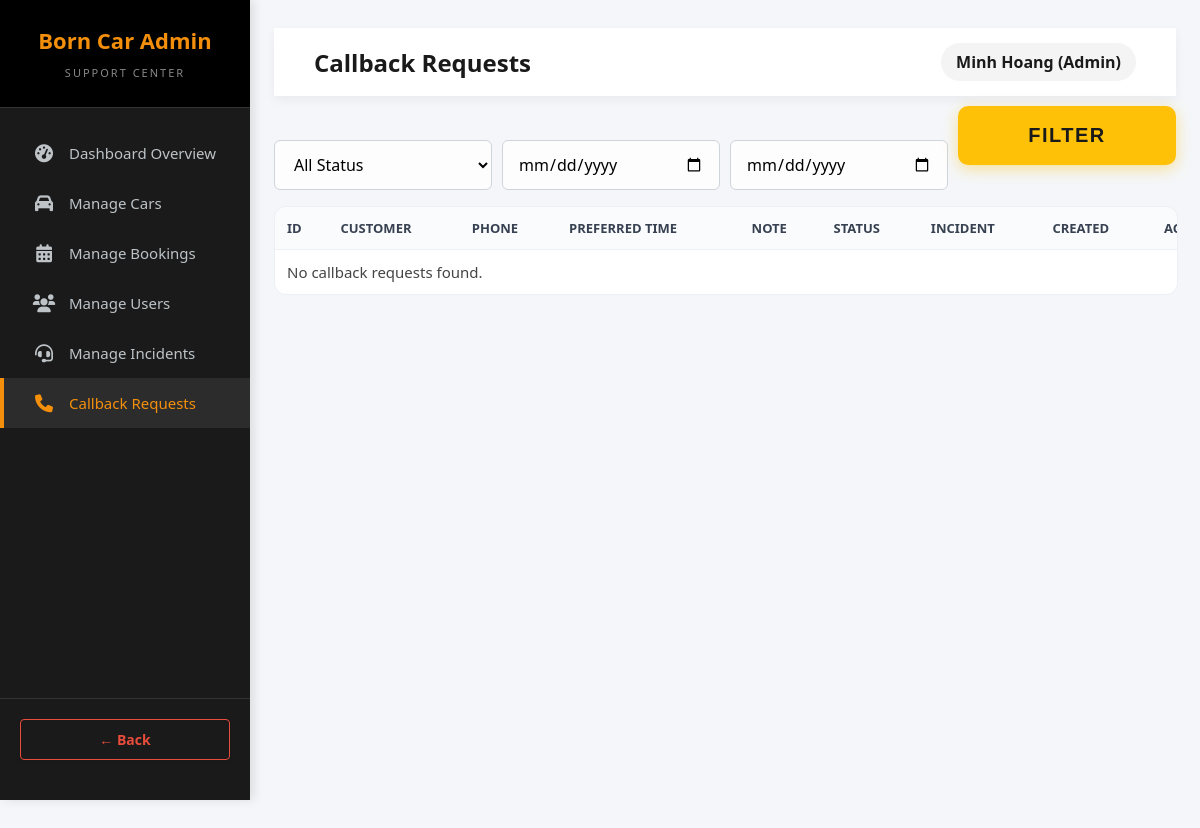
/index.php?action=admin_callbacks (signed in), run on an earlier commit of the app's database.
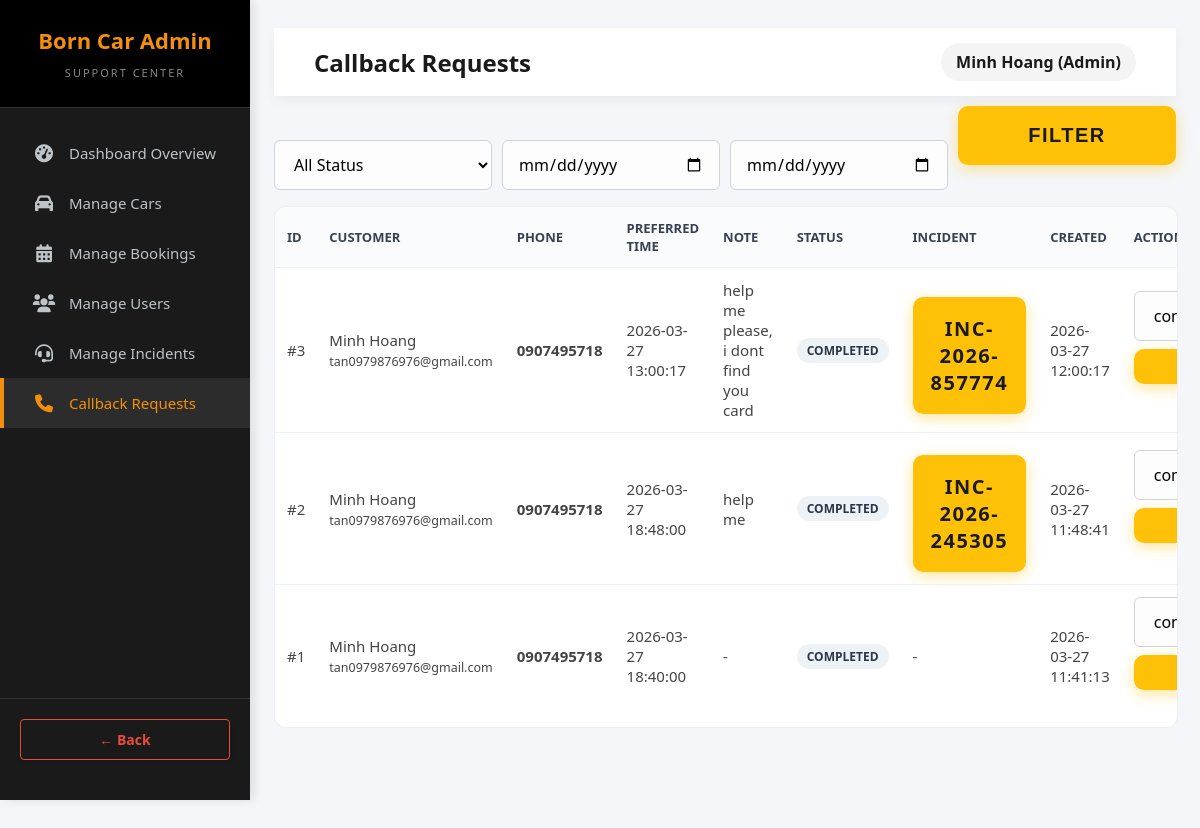
And on a later commit of the database.
### tables this page shows
CREATE TABLE `callback_requests` (
  `id` bigint(20) UNSIGNED NOT NULL,
  `user_id` int(11) NOT NULL,
  `incident_id` bigint(20) UNSIGNED DEFAULT NULL,
  `phone_number` varchar(20) NOT NULL,
  `note` varchar(255) DEFAULT NULL,
  `preferred_time` datetime DEFAULT NULL,
  `status` enum('new','called','no_answer','completed') NOT NULL DEFAULT 'new',
  `created_at` timestamp NOT NULL DEFAULT current_timestamp(),
  `updated_at` timestamp NOT NULL DEFAULT current_timestamp() ON UPDATE current_timestamp()
);

CREATE TABLE `users` (
  `id` int(11) NOT NULL,
  `fullname` varchar(100) NOT NULL,
  `email` varchar(150) NOT NULL,
  `phone` varchar(20) NOT NULL,
  `password_hash` varchar(255) NOT NULL,
  `address` varchar(255) DEFAULT NULL,
  `avatar_url` varchar(255) DEFAULT NULL,
  `role` enum('admin','customer') DEFAULT 'customer',
  `is_active` tinyint(1) DEFAULT 0,
  `created_at` timestamp NOT NULL DEFAULT current_timestamp(),
  `updated_at` timestamp NOT NULL DEFAULT current_timestamp() ON UPDATE current_timestamp(),
  `membership_tier` enum('new','loyal','vip') DEFAULT 'new',
  `otp_code` varchar(6) DEFAULT NULL,
  `is_verified` tinyint(1) DEFAULT 0
);

CREATE TABLE `incidents` (
  `id` bigint(20) UNSIGNED NOT NULL,
  `ticket_code` varchar(30) NOT NULL,
  `user_id` int(11) NOT NULL,
  `booking_id` int(11) DEFAULT NULL,
  `channel` enum('web_form','phone','callback','live_chat') NOT NULL DEFAULT 'web_form',
  `category` enum('booking_error','vehicle_issue','payment','app_bug','other') NOT NULL DEFAULT 'other',
  `priority` enum('low','medium','high','urgent') NOT NULL DEFAULT 'medium',
  `subject` varchar(200) NOT NULL,
  `description` text NOT NULL,
  `status` enum('new','open','in_progress','pending_user','resolved','closed') NOT NULL DEFAULT 'new',
  `assigned_admin_id` int(11) DEFAULT NULL,
  `created_at` timestamp NOT NULL DEFAULT current_timestamp(),
  `updated_at` timestamp NOT NULL DEFAULT current_timestamp() ON UPDATE current_timestamp(),
  `resolved_at` datetime DEFAULT NULL
);

### datafunctions/incident_functions.php (called while the page is built, shortened)
<?php
function getAllCallbackRequestsForAdmin(array $filters = []): array
{
    $db = getConnection();
    $sql = 'SELECT c.*, u.fullname AS requester_name, u.email AS requester_email,
                   i.ticket_code AS incident_ticket_code, i.subject AS incident_subject
            FROM callback_requests c
            INNER JOIN users u ON u.id = c.user_id
            LEFT JOIN incidents i ON i.id = c.incident_id
            WHERE 1=1';
    $params = [];
    $sql .= ' ORDER BY c.created_at DESC';
    $stmt = $db->prepare($sql);
    $stmt->execute($params);
    return $stmt->fetchAll(PDO::FETCH_ASSOC);
}

### views/admin/admin_callbacks.php (the view, shortened to what the changed rows need)
<?php
$callbacks = $callbacks ?? [];
?>
<!DOCTYPE html>
<html lang="en">
<head>
    <link href="https://cdnjs.cloudflare.com/ajax/libs/font-awesome/6.0.0/css/all.min.css" rel="stylesheet">
    <link rel="stylesheet" href="css/style.css">
</head>
<body>
    <div class="sidebar">
        <div class="sidebar-header">
            <h2>Born Car Admin</h2>
        </div>
    </div>
    <div class="main-content support-page">
        <div class="top-navbar">
            <h1>Callback Requests</h1>
        </div>
        <div class="incident-table-wrap">
            <table class="incident-admin-table">
                <thead>
                    <tr>
                        <th>ID</th>
                        <th>Customer</th>
                        <th>Phone</th>
                        <th>Preferred Time</th>
                        <th>Note</th>
                        <th>Status</th>
                        <th>Incident</th>
                        <th>Created</th>
                        <th>Action</th>
                    </tr>
                </thead>
                <tbody>
                    <?php if (empty($callbacks)): ?>
                        <tr>
                            <td colspan="9">No callback requests found.</td>
                        </tr>
                    <?php else: ?>
                        <?php foreach ($callbacks as $callback): ?>
                            <?php $callbackStatus = (string) ($callback['status'] ?? 'new'); ?>
                            <tr>
                                <td>#<?= (int) ($callback['id'] ?? 0) ?></td>
                                <td>
                                    <?= htmlspecialchars((string) ($callback['requester_name'] ?? '')) ?><br>
                                    <small><?= htmlspecialchars((string) ($callback['requester_email'] ?? '')) ?></small>
                                </td>
                                <td><strong><?= htmlspecialchars((string) ($callback['phone_number'] ?? '')) ?></strong></td>
                                <td><?= htmlspecialchars((string) ($callback['preferred_time'] ?? '-')) ?></td>
                                <td><?= nl2br(htmlspecialchars((string) ($callback['note'] ?? '-'))) ?></td>
                                <td>
                                    <span class="status-badge status-<?= htmlspecialchars($callbackStatus) ?>">
                                        <?= htmlspecialchars($callbackStatus) ?>
                                    </span>
                                </td>
                                <td>
                                    <?php if (!empty($callback['incident_id'])): ?>
                                        <a href="index.php?action=admin_incident_detail&id=<?= (int) $callback['incident_id'] ?>" class="btn-book">
                                            <?= htmlspecialchars((string) ($callback['incident_ticket_code'] ?? ('#' . (int) $callback['incident_id']))) ?>
                                        </a>
                                    <?php else: ?>
                                        -
                                    <?php endif; ?>
                                </td>
                                <td><?= htmlspecialchars((string) ($callback['created_at'] ?? '')) ?></td>
                                <td>
                                    <form method="POST" action="index.php?action=admin_callback_update" class="callback-admin-action-form">
                                        <select name="status" class="form-control" required>
                                            <option value="completed" <?= $callbackStatus === 'completed' ? 'selected' : '' ?>>completed</option>
                                        </select>
                                        <button type="submit" class="btn-submit">Save</button>
                                    </form>
                                </td>
                            </tr>
                        <?php endforeach; ?>
                    <?php endif; ?>
                </tbody>
            </table>
        </div>
    </div>
</body>
</html>

What changed in the data, as far as the page shows it:
added callback_requests: id "3", user.fullname "Minh Hoang", user.email "tan0979876976@gmail.com", phone_number "0907495718", preferred_time "2026-03-27 13:00:17", note "help me please, i dont find you card", status "COMPLETED", incident.ticket_code "INC-2026-857774", created_at "2026-03-27 12:00:17", status "completed"
added callback_requests: id "2", user.fullname "Minh Hoang", user.email "tan0979876976@gmail.com", phone_number "0907495718", preferred_time "2026-03-27 18:48:00", note "help me", status "COMPLETED", incident.ticket_code "INC-2026-245305", created_at "2026-03-27 11:48:41", status "completed"
added callback_requests: id "1", user.fullname "Minh Hoang", user.email "tan0979876976@gmail.com", phone_number "0907495718", preferred_time "2026-03-27 18:40:00", note "-", status "COMPLETED", created_at "2026-03-27 11:41:13", status "completed"
Also different on the page:
text no longer shown: "No callback requests found."
